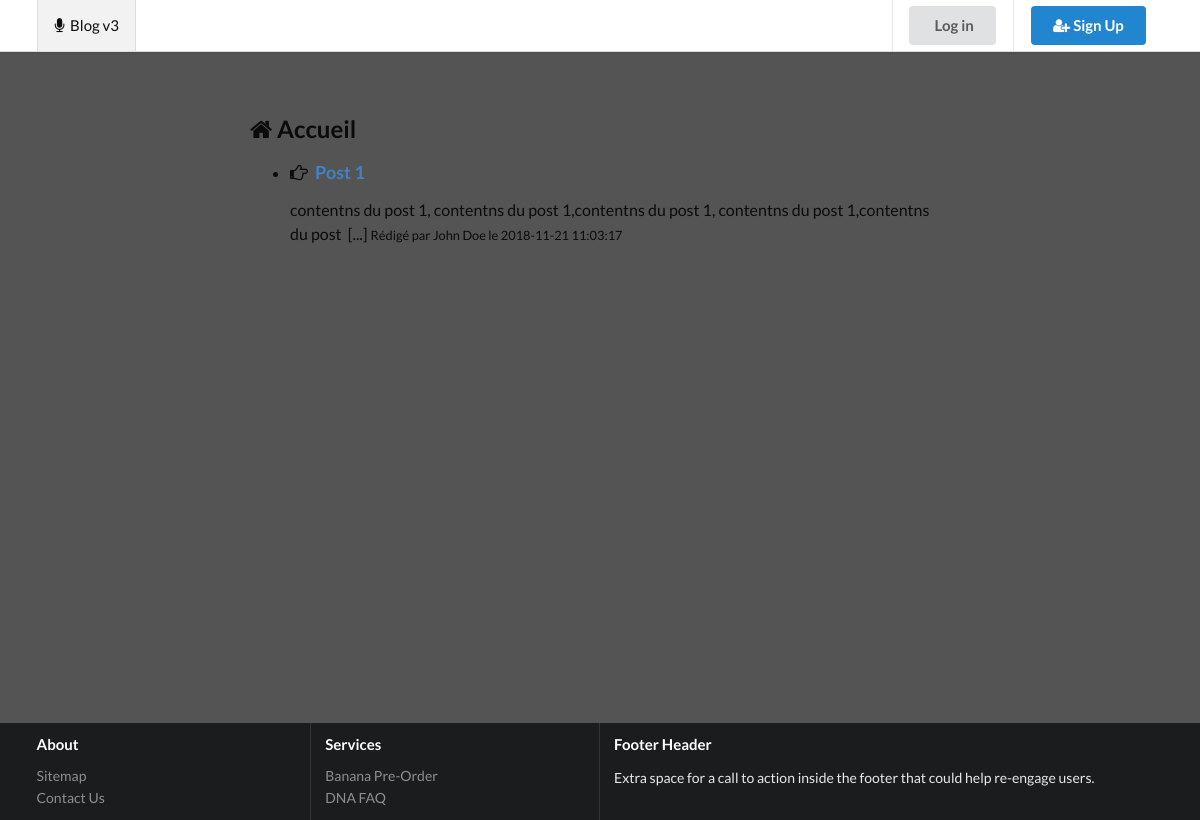
The page / on the database its author committed.
### tables this page shows
CREATE TABLE `Post` (
  `Id` smallint(5) UNSIGNED NOT NULL,
  `Title` varchar(100) NOT NULL,
  `Contents` text NOT NULL,
  `CreationTimestamp` datetime NOT NULL,
  `Author_Id` tinyint(3) UNSIGNED DEFAULT NULL,
  `Category_Id` tinyint(3) UNSIGNED DEFAULT NULL
);

CREATE TABLE `Author` (
  `Id` tinyint(3) UNSIGNED NOT NULL,
  `FirstName` varchar(50) NOT NULL,
  `LastName` varchar(50) NOT NULL
);

### index.php (called while the page is built, shortened)
<?php
require_once 'conf/Database.php';
$db = new Database();
$query =
'SELECT
        Post.Id,
        Title,
        Contents,
        CreationTimestamp,
        FirstName,
        LastName
    FROM
        Post
    INNER JOIN
        Author
    ON
        Post.Author_Id = Author.Id
    ORDER BY
        CreationTimestamp DESC
';
$posts = $db->findAll($query, []);
$template = 'index';
include 'layout.phtml';

### conf/Database.php (called while the page is built, shortened)
<?php
class Database
{
	public static $_instance;
	public function __construct()
	{
		try {
			if (self::$_instance === null) {
				self::$_instance = new PDO(
					'mysql:host=localhost;dbname=blog;charset=UTF8',
					'root',
					'troiswa',
					[
						PDO::ATTR_ERRMODE => PDO::ERRMODE_EXCEPTION,
						PDO::ATTR_DEFAULT_FETCH_MODE => PDO::FETCH_ASSOC
					]
				);
				self::$_instance->exec('SET NAMES utf8mb4 COLLATE utf8mb4_general_ci');
			}
		} catch (PDOException $e) {
			echo "Message d'erreur : $e->getMessage() /n Code erreur : $e->getCode()";
		}
	}
	public function findAll($sql, array $criteria = array())
	{
		$query = self::$_instance->prepare($sql);
		$query->execute($criteria);
		return $query->fetchAll();
	}
}

### templates/index.phtml (the view, shortened to what this page needs)
<h2><i class="fa fa-home"></i> Accueil</h2>
<ul class="post-list">
    <?php foreach($posts as $post): ?>
        <li class="post">
            <article>
                <h3>
                    <i class="fa fa-hand-o-right"></i>&nbsp;
                    <a href="<?= $path ?>controllers/show_post.php?id=<?= intval($post['Id']) ?>" title="Consulter l'article">
                        <?= htmlspecialchars($post['Title']) ?>
                    </a>
                </h3>
                <?= substr(htmlspecialchars($post['Contents']), 0, 100) ?>&nbsp;[...]
                <small>
                    Rédigé par <?= htmlspecialchars($post['FirstName']) ?> <?= htmlspecialchars($post['LastName']) ?>
                    le <?= htmlspecialchars($post['CreationTimestamp']) ?>
                </small>
            </article>
        </li>
    <?php endforeach; ?>
</ul>

### layout.phtml (shortened to what this page needs)
<?php
    $path = $template !== 'index' ? '../' : '';
?>
<!DOCTYPE html>
<html lang="fr">
	<head>
		 <link rel='stylesheet' href='https://cdnjs.cloudflare.com/ajax/libs/font-awesome/4.7.0/css/font-awesome.min.css'/>
		<link rel='stylesheet' href='https://cdnjs.cloudflare.com/ajax/libs/semantic-ui/2.4.1/semantic.min.css' />
		<link rel="stylesheet" href="<?= $path ?>css/style.css">
	</head>
	<body class="pushable">
		<div class="ui large top fixed menu transition visible" style="display: flex !important;">
			<div class="ui container">
				<a href="<?= $path ?>index.php" class="active item"><i class="fa fa-microphone"></i>&nbsp; Blog v3</a>
				<div class="right menu">
					<?php if (empty($_SESSION)) : ?>
					<div class="item">
						<a href="<?= $path ?>controllers/login.php" class="ui button"><i class="fa fa-user-lock"></i> Log in</a>
					</div>
					<div class="item">
						<a href="<?= $path ?>controllers/signup.php" class="ui primary button"><i class="fa fa-user-plus"></i>
							Sign Up</a>
					</div>
					<?php endif; ?>
				</div>
			</div>
		</div>
		<main>
			<div class="ui vertical stripe segment">
				<div class="ui text container">
					<?php include "templates/$template.phtml" ?>
				</div>
			</div>
		</main>
		<div class="ui inverted vertical footer segment">
			<div class="ui container">
				<div class="ui stackable inverted divided equal height stackable grid">
					<div class="four wide column">
						<h4 class="ui inverted header">About</h4>
						<div class="ui inverted link list">
							<a href="#" class="item">Sitemap</a>
							<a href="#" class="item">Contact Us</a>
						</div>
					</div>
					<div class="four wide column">
						<h4 class="ui inverted header">Services</h4>
						<div class="ui inverted link list">
							<a href="#" class="item">Banana Pre-Order</a>
							<a href="#" class="item">DNA FAQ</a>
						</div>
					</div>
					<div class="eight wide column">
						<h4 class="ui inverted header">Footer Header</h4>
						<p>Extra space for a call to action inside the footer that could help re-engage users.</p>
					</div>
				</div>
			</div>
		</div>
	</body>
</html>

### css/style.css (style rules this page uses)
body { overflow: hidden; }
main { min-height: 90vh; position: relative; top: 100px; }
.footer.segment { position: absolute; bottom: 0; width: 100vw; }

### rows shown on the page
post: Title "Post 1", Contents "contentns du post 1, contentns du post 1,contentns du post 1, contentns du post 1,contentns du post", Author_Id.FirstName "John", Author_Id.LastName "Doe", CreationTimestamp "2018-11-21 11:03:17"
